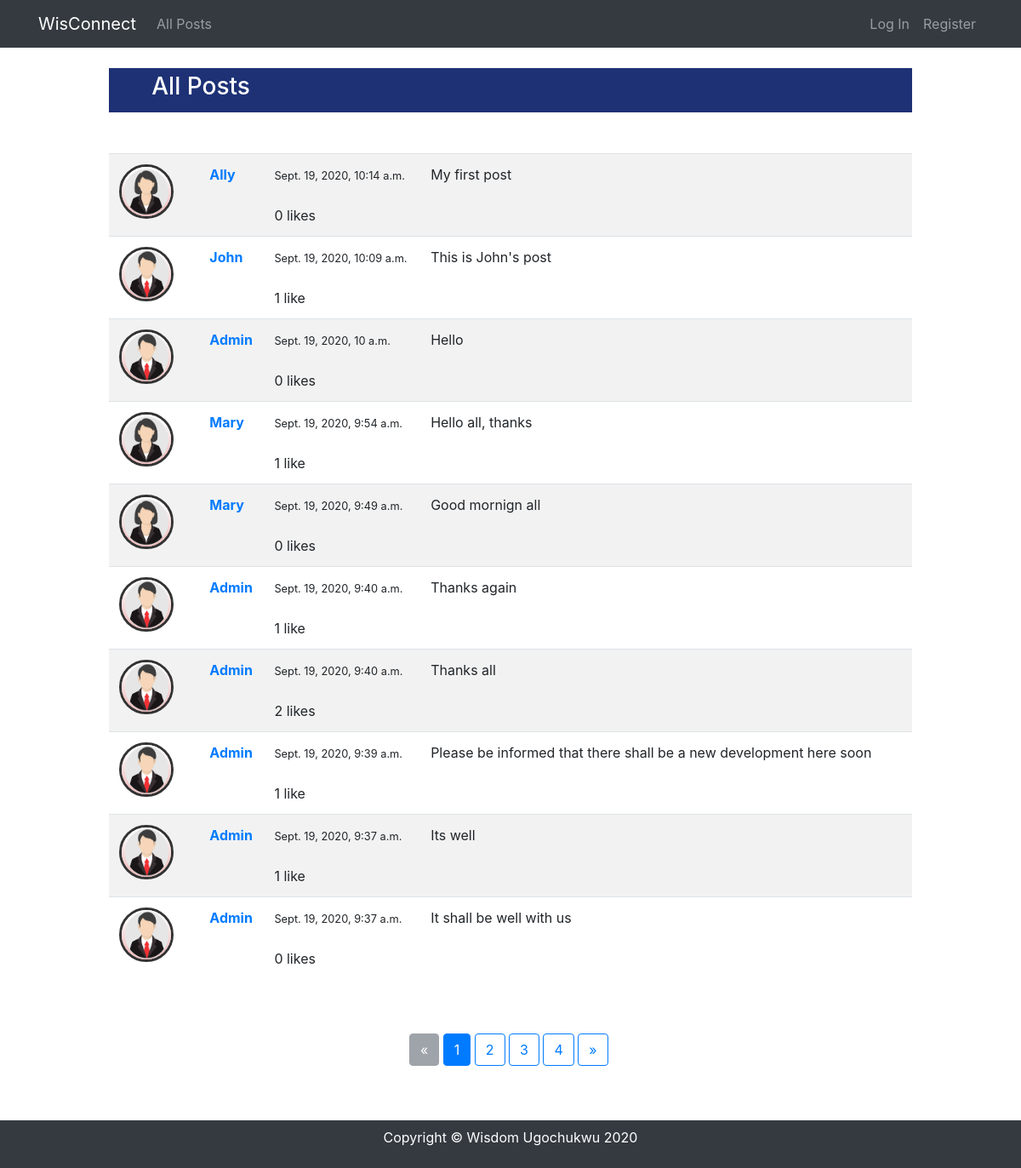
The page / on the database its author committed.
### network/models.py (models this page shows, shortened)
class Post(models.Model):
   poster = models.ForeignKey(User, on_delete=models.CASCADE)
   body = models.TextField(blank=True, null=True)
   post_date = models.DateTimeField(auto_now_add=True)
   liked = models.ManyToManyField(User, related_name='like_post', blank = True)
   class Meta:
      ordering = ['-post_date']
   def num_likes(self):
      return self.liked.all().count()

### network/views.py (the view)
# urls.py: path('', HomeView.as_view(), name="index"),
class HomeView(ListView):
   model = Post
   template_name = 'network/index.html'
   context_object_name = 'posts'
   ordering = ['-post_date']
   paginate_by = 10
   queryset = Post.objects.all()

### network/templates/network/index.html (shortened to what this page needs)
{% extends "network/layout.html" %}
{% load static %}
{% block body %}
<div style="width: 85%; margin: auto;">
   <div class="main_title">
      <h3>All Posts</h3>
   </div><br>
   <br>
   <table id="postTable" class="table table-striped">
      {% if posts %}
      {% for post in posts %}
      <tr id="post-{{post.id}}">
         <td>
            {% if post.poster.userprofile.profile_pic %}
            <img src="{{ post.poster.userprofile.profile_pic.url }}" class="rounded-circle align-self-start mr-3 b-1"
               alt="" width="64" height="64" style="border:3px solid #333;"><br>
            {% else %}
            {% if post.poster.userprofile.gender == 'Female' %}
            <img src="{% static 'network/profile/female.png' %}" class="rounded-circle align-self-start mr-3 b-1"
               alt="Pic" width="64" height="64" style="border:3px solid #333;"><br>
            {% else %}
            <img src="{% static 'network/profile/male.png' %}" class="rounded-circle align-self-start mr-3 b-1"
               alt="Pic" width="64" height="64" style="border:3px solid #333;"><br>
            {% endif %}
            {% endif %}
         </td>
         <td class="userName " name="poster">
            <strong><a href="{% url 'show_profile' post.poster.id %}" class="m-0">{{post.poster.username}}</a> </strong>
            <br>
         </td>
         <td>
            <small> {{ post.post_date }} </small><br><br>
            <div class="row">
               <div class="col-8">
                  <div class="row">
                     <div class="col">
                        <span class="like-count{{post.id}}"> {{post.num_likes}} </span>
                        like{{post.num_likes|pluralize}}
                     </div>
                  </div>
               </div>
            </div>
         </td>
         <td class="userBody userData" name="body" colspan="3">
            {{ post.body }}
         </td>
         <td>
         </td>
      </tr>
      {% endfor %}
      {% else %}
      No Posts Yet
      {% endif %}
   </table>
   <br><br>
   <div style="display: flex; justify-content: center;" >
   {% if is_paginated %}
   <ul class="pagination">
      {% if page_obj.has_previous %}
         <li><a class="btn btn-outline-primary" href="?page={{ page_obj.previous_page_number }}">&laquo;</a></li>&nbsp;
      {% else %}
         <li class="disabled"><span class="btn btn-secondary disabled">&laquo;</span></li>&nbsp;
      {% endif %}
      {% for i in paginator.page_range %}
         {% if page_obj.number == i %}
         <li class="active"><span class="btn btn-primary">{{ i }} <span class="sr-only">(current)</span></span></li> &nbsp;
         {% else %}
         <li><a class="btn btn-outline-primary" href="?page={{ i }}">{{ i }}</a></li>&nbsp;
         {% endif %}
      {% endfor %}
      {% if page_obj.has_next %}
         <li><a class="btn btn-outline-primary" href="?page={{ page_obj.next_page_number }}">&raquo;</a></li>&nbsp;
      {% else %}
         <li class="disabled"><span class="btn btn-secondary disabled">&raquo;</span></li>&nbsp;
      {% endif %}
   </ul>
   {% endif %}
</div>
<br><br>
</div>
{% endblock %}

### network/templates/network/layout.html (shortened to what this page needs)
{% load static %}
<!DOCTYPE html>
<html lang="en">
    <head>
        <link rel="stylesheet" href="https://stackpath.bootstrapcdn.com/bootstrap/4.4.1/css/bootstrap.min.css">
        <link href="{% static 'network/styles.css' %}" rel="stylesheet">
      </head>
    <body>
        <nav class="navbar navbar-expand-lg navbar-dark bg-dark">
          <div class="container">
            <a class="navbar-brand" href="{% url 'index' %}">WisConnect</a>
            <div class="collapse navbar-collapse" id="navbarSupportedContent">
              <ul class="navbar-nav mr-auto">
                  <li class="nav-item">
                    <a class="nav-link" href="{% url 'index' %}">All Posts</a>
                  </li>
              </ul>
              <ul class="navbar-nav">
                {% if user.is_authenticated %}
                  <li class="nav-item border_line">
                   <a class="nav-link" href="#"><strong>{{ user.username }}</strong></a>
                  </li>
                  {% if user.userprofile %}
                  <li class="nav-item dropdown">
                     <a class="nav-link dropdown-toggle" href="#" id="navbarDropdown" role="button" data-toggle="dropdown" aria-haspopup="true" aria-expanded="false">
                        Profile
                     </a>
                    <div class="dropdown-menu bg-light" aria-labelledby="navbarDropdown">
                           <a class="dropdown-item bg-light" href="{% url 'show_profile' user.userprofile.id %}">View Profile</a>
                           <a class="dropdown-item bg-light" href="{% url 'edit_profile' user.userprofile.id %}">Edit Profile</a>
                     </div>
                  </li>
                  {% endif %}
                  <li class="nav-item">
                      <a class="nav-link" href="{% url 'logout' %}">Log Out</a>
                  </li>
               {% else %}
                  <li class="nav-item border_line">
                      <a class="nav-link" href="{% url 'login' %}">Log In</a>
                  </li>
                  <li class="nav-item">
                      <a class="nav-link" href="{% url 'register' %}">Register</a>
                  </li>
               {% endif %}
              </ul>
            </div>
          </div>
        </nav>
        <br>
        <div class="container">
            {% block body %}
            {% endblock %}
        </div>
        <footer class="navbar bg-dark" style="color: #fff; display: flex; justify-content: center;">
            <p>Copyright &copy; Wisdom Ugochukwu 2020</p>
        </footer>
    </body>
</html>

### network/static/network/styles.css (style rules this page uses)
.main_title { background-color: #1e3175; color: #fff; padding: 5px 50px; }

### rows shown on the page
Post: poster.username "Ally", post_date "Sept. 19, 2020, 10:14 a.m.", num_likes "0", body "My first post"
Post: poster.username "John", post_date "Sept. 19, 2020, 10:09 a.m.", num_likes "1", body "This is John's post"
Post: poster.username "Admin", post_date "Sept. 19, 2020, 10 a.m.", num_likes "0", body "Hello"
Post: poster.username "Mary", post_date "Sept. 19, 2020, 9:54 a.m.", num_likes "1", body "Hello all, thanks"
Post: poster.username "Mary", post_date "Sept. 19, 2020, 9:49 a.m.", num_likes "0", body "Good mornign all"
Post: poster.username "Admin", post_date "Sept. 19, 2020, 9:40 a.m.", num_likes "1", body "Thanks again"
Post: poster.username "Admin", post_date "Sept. 19, 2020, 9:40 a.m.", num_likes "2", body "Thanks all"
Post: poster.username "Admin", post_date "Sept. 19, 2020, 9:39 a.m.", num_likes "1", body "Please be informed that there shall be a new development here soon"
Post: poster.username "Admin", post_date "Sept. 19, 2020, 9:37 a.m.", num_likes "1", body "Its well"
Post: poster.username "Admin", post_date "Sept. 19, 2020, 9:37 a.m.", num_likes "0", body "It shall be well with us"

### other values the page prints
{{ i }} "1"
{{ i }} "2" "3" "4"
